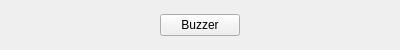
<?xml version="1.0" encoding="UTF-8"?>
<ui version="4.0">
 <class>BuzzerWidget</class>
 <widget class="QWidget" name="BuzzerWidget">
  <property name="geometry">
   <rect>
    <x>0</x>
    <y>0</y>
    <width>400</width>
    <height>50</height>
   </rect>
  </property>
  <property name="windowTitle">
   <string>Form</string>
  </property>
  <layout class="QHBoxLayout" name="horizontalLayout">
   <item>
    <layout class="QHBoxLayout" name="horizontalLayout_2">
     <item>
      <spacer name="horizontalSpacer_2">
       <property name="orientation">
        <enum>Qt::Horizontal</enum>
       </property>
       <property name="sizeHint" stdset="0">
        <size>
         <width>40</width>
         <height>20</height>
        </size>
       </property>
      </spacer>
     </item>
     <item>
      <widget class="QPushButton" name="pushButton">
       <property name="text">
        <string>Buzzer</string>
       </property>
      </widget>
     </item>
     <item>
      <spacer name="horizontalSpacer">
       <property name="orientation">
        <enum>Qt::Horizontal</enum>
       </property>
       <property name="sizeHint" stdset="0">
        <size>
         <width>40</width>
         <height>20</height>
        </size>
       </property>
      </spacer>
     </item>
    </layout>
   </item>
  </layout>
 </widget>
 <resources/>
 <connections/>
</ui>
